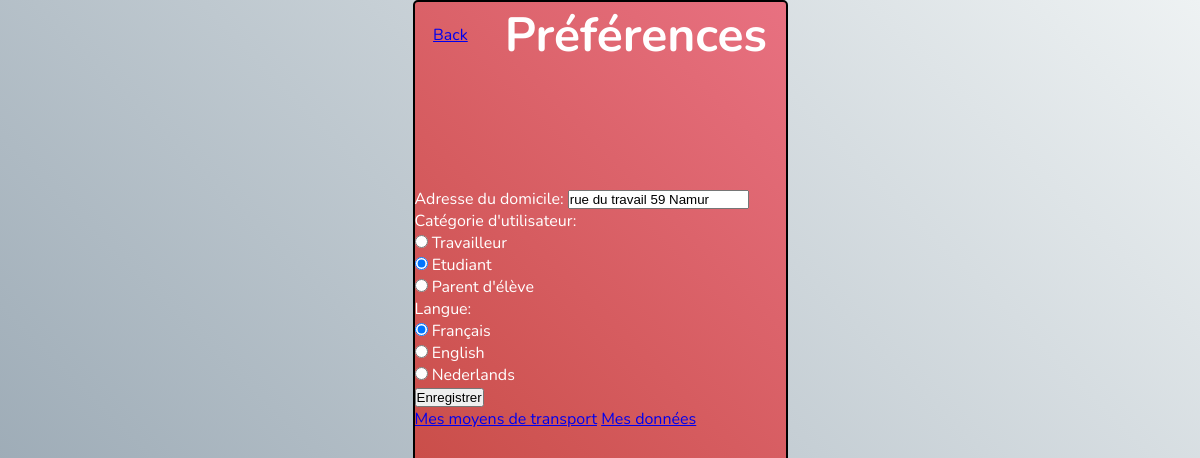
The app's page /preferences/ (signed in), older data.
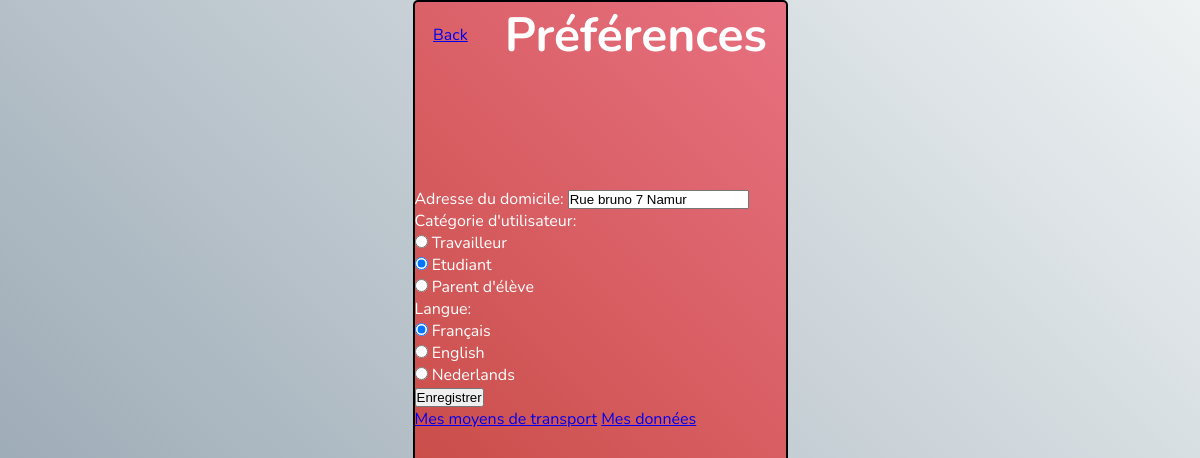
The same page, newer data.
### app/models.py (models this page shows)
class UserSettings(models.Model):
    user = models.OneToOneField(User, primary_key=True, on_delete=models.CASCADE)
    home = models.CharField(max_length=255)
    category = models.CharField(max_length=255)
    langue = models.CharField(max_length=255)

### app/views.py (the view)
# urls.py: path('preferences/', views.preferences, name="preferences"),
@login_required
def preferences(request):
    if request.method == 'POST':
        form = SaveSettingsForm(request.POST)
        if form.is_valid():
            home = form.cleaned_data.get('home')
            category = form.cleaned_data.get('category')
            langue = form.cleaned_data.get('langue')
            settings = UserSettings(home=home, category=category, langue=langue, user=request.user)
            settings.save()
        template = loader.get_template('app/preferences.html')
        return HttpResponse(template.render({'form': form}, request))
    else:
        try:
            user = UserSettings.objects.get(user=request.user)
            form = SaveSettingsForm({
                'home': user.home,
                'category': user.category,
                'langue': user.langue
            })
        except UserSettings.DoesNotExist:
            form = SaveSettingsForm()
        template = loader.get_template('app/preferences.html')
        return HttpResponse(template.render({'form': form}, request))

### app/forms.py
class SaveSettingsForm(forms.Form):
    CHOICES_category = [
        ('travailleur', 'Travailleur'),
        ('student', 'Etudiant'),
        ('parent', "Parent d'élève")
    ]
    CHOICES_langue = [
        ('french', 'Français'),
        ('english', 'English'),
        ('nederlands', "Nederlands")
    ]
    home = forms.CharField(label="Adresse du domicile")
    category = forms.ChoiceField(choices=CHOICES_category, widget=forms.RadioSelect, label="Catégorie d'utilisateur")
    langue = forms.ChoiceField(choices=CHOICES_langue, widget=forms.RadioSelect, label="Langue")

### app/templates/app/preferences.html (shortened to what this page needs)
{% extends 'layouts/base.html' %}
{% block content %}
<header>
    <a href="/profile/">Back</a>
    <h1>Préférences</h1>
</header>
<div class="container">
    <div class="settings">
        <form method="POST">
            {{ form.as_p }}
            <input type="submit" value="Enregistrer">
        </form>
    </div>
    <div class="infos">
        <a href="#">Mes moyens de transport</a>
        <a href="#">Mes données</a>
    </div>
</div>
{% endblock %}

Row changes from the older to the newer data that the page shows:
changed UserSettings "☐ Catégorie d'utilisateur: ☑ Etudiant ☐ Parent d'élève": home "rue du travail 59 Namur" → "Rue bruno 7 Namur"
